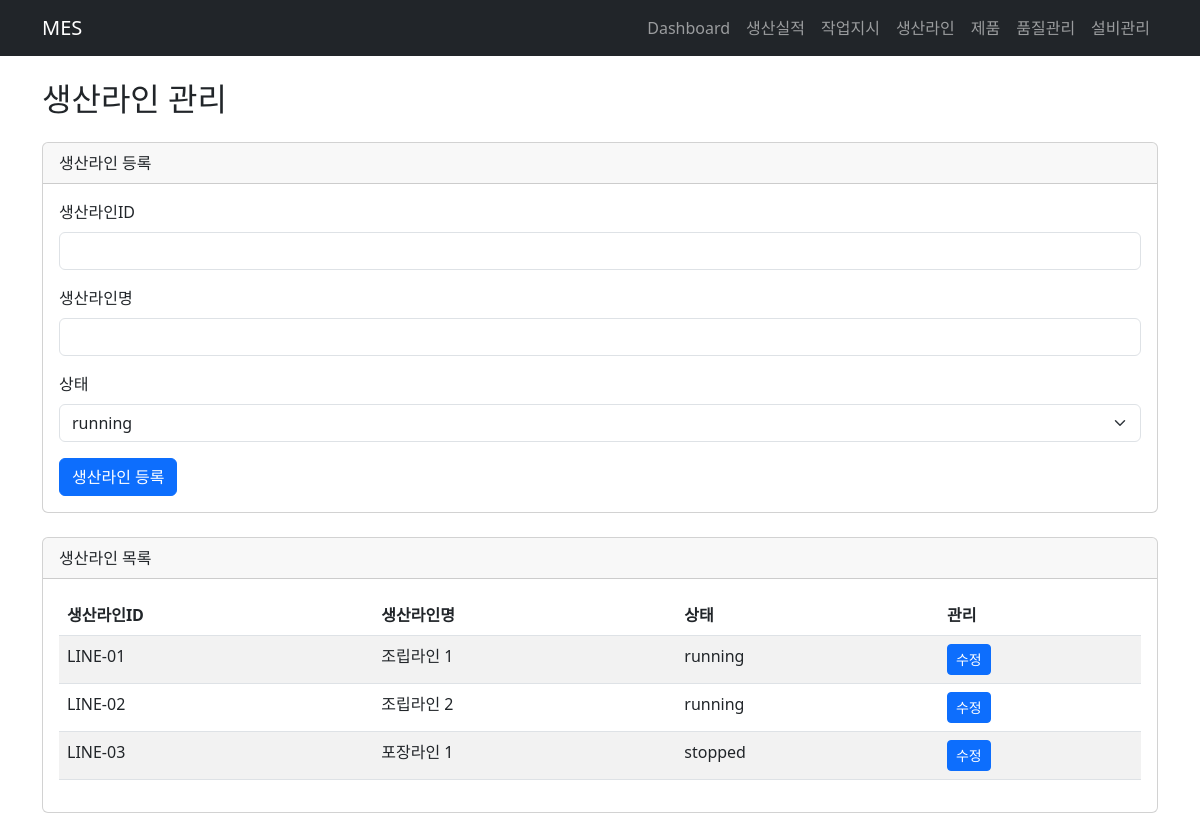
The page /lines on the database as committed earlier.
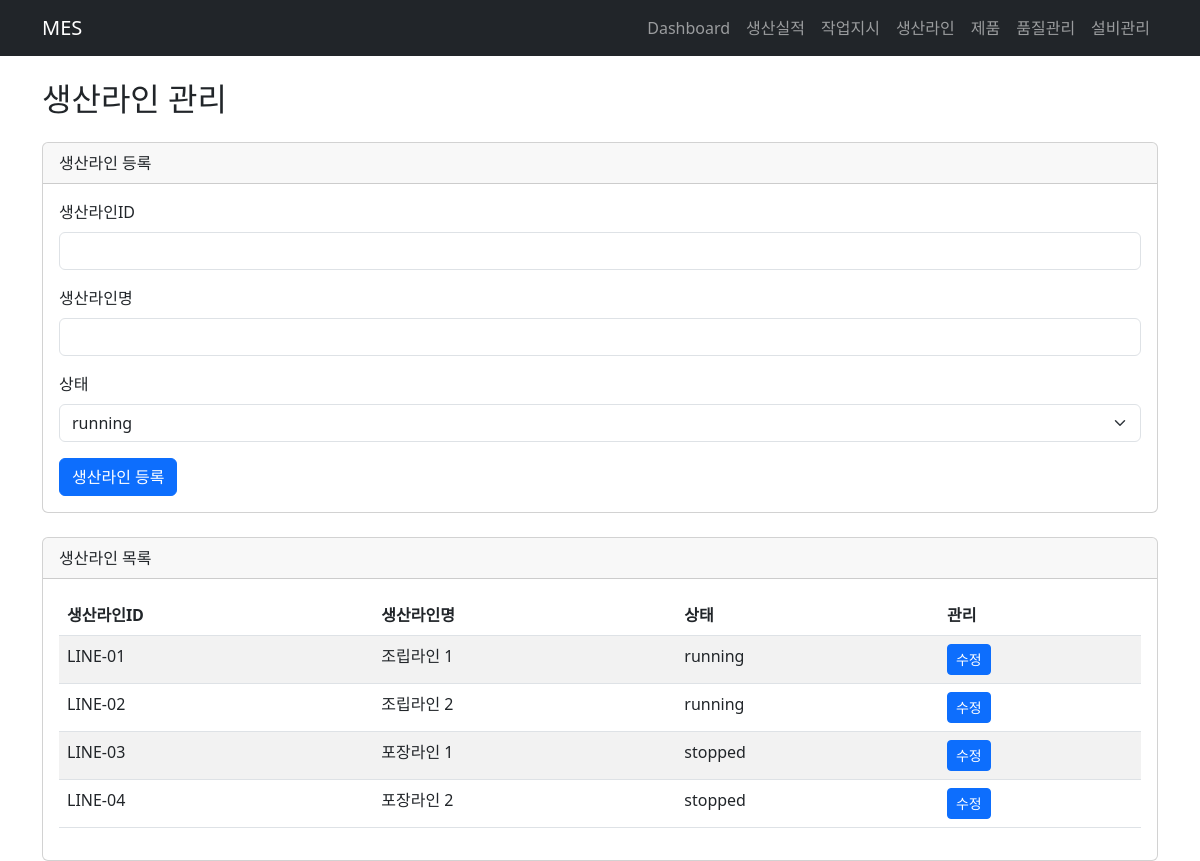
The same page on the database as committed later.
### tables this page shows
CREATE TABLE production_lines (
    line_id     TEXT PRIMARY KEY,
    line_name   TEXT NOT NULL,
    status      TEXT NOT NULL
);

### main.py (the view)
@app.get("/lines", response_class=HTMLResponse)
def lines_page(request: Request):
    lines = service.list_lines()
    return templates.TemplateResponse(
        request=request,
        name="lines.html",
        context={
            "lines": lines
        }
    )

### templates/lines.html (shortened to what this page needs)
{% extends "base.html" %}
{% block content %}
<h2 class="mb-4">생산라인 관리</h2>
<div class="card mb-4">
    <div class="card-header">생산라인 등록</div>
    <div class="card-body">
        <form method="post" action="/lines">
            <div class="mb-3">
                <label class="form-label">생산라인ID</label>
                <input type="text" name="line_id"
                       class="form-control" required>
            </div>
            <div class="mb-3">
                <label class="form-label">생산라인명</label>
                <input type="text" name="line_name"
                       class="form-control" required>
            </div>
            <div class="mb-3">
                <label class="form-label">상태</label>
                <select name="status" class="form-select" required>
                    <option value="running">running</option>
                </select>
            </div>
            <button type="submit" class="btn btn-primary">
                생산라인 등록
            </button>
        </form>
    </div>
</div>
<div class="card">
    <div class="card-header">생산라인 목록</div>
    <div class="card-body">
        <table class="table table-striped">
            <thead>
                <tr>
                    <th>생산라인ID</th>
                    <th>생산라인명</th>
                    <th>상태</th>
                    <th>관리</th>
                </tr>
            </thead>
            <tbody>
                {% for record in lines %}
                <tr>
                    <td>{{ record.line_id }}</td>
                    <td>
                        <span class="view-mode">
                            {{ record.line_name }}
                        </span>
                    </td>
                    <td>
                        <span class="view-mode">
                            {{ record.status }}
                        </span>
                    </td>
                    <td>
                        <button type="button"
                                class="btn btn-primary btn-sm view-mode"
                                onclick="editLine(this)">
                            수정
                        </button>
                    </td>
                </tr>
                {% endfor %}
            </tbody>
        </table>
    </div>
</div>
{% endblock %}

Rows that differ between the two databases and show on the page:
added production_lines: line_id "LINE-04", line_name "포장라인 2", status "stopped"
